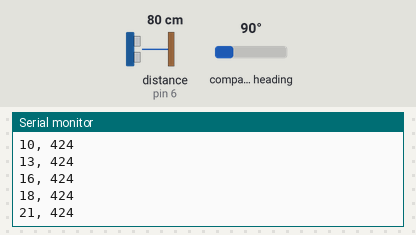
This sketch was run on a simulated Arduino Uno, built with avr-gcc and run on an emulated ATmega328P. Shown: the last lines printed to the serial monitor. Wiring (inferred from the names in the program): QMC5883L compass at I2C address 0x0D. The test bench sets the inputs (shaded band); at power-on: distance to the obstacle (sensor on pin 6) 80 cm, compass heading 90°. The echo pulse lasts 58.3 µs per cm; no radio packets arrive unless stated.

Above: at 1.2 s.
1.3 s: distance to the obstacle (sensor on pin 6) set to 2 cm
At 1.46 s:
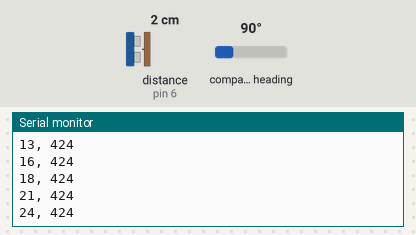
4.3 s: compass heading set to 7°
At 4.39 s:
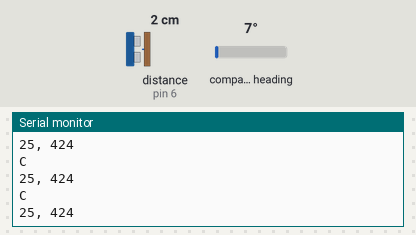
5.8 s: distance to the obstacle (sensor on pin 6) set to 4 cm
At 5.93 s:
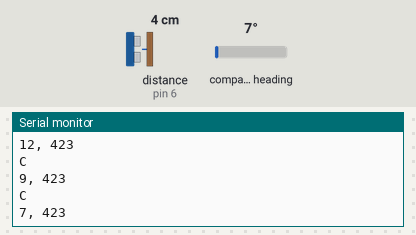
7.3 s: compass heading set to 90°
At 7.31 s:
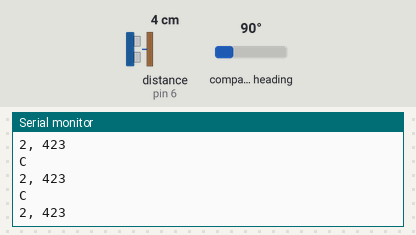
Timing chart, 0 to 10.3 s (numbered marks = the images above; inputs shaded):
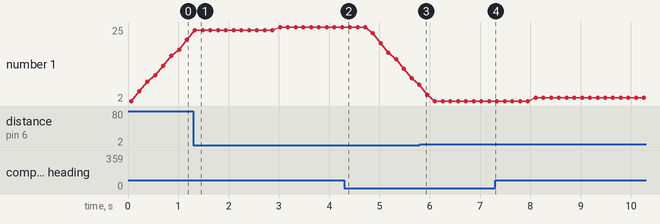

The sketch:

deviceSketch0.1.ino
```cpp
#include <SPI.h>
#include <nRF24L01.h>
#include <RF24.h>
#include <Wire.h>
#include <NewPing.h>

RF24 radio(10, 8); // CE, CSN
const byte address[6] = "00001";

#define TRIGGER_PIN  7
#define ECHO_PIN     6
#define MAX_DISTANCE 350
#define SIZE 30

#define addr 0x0D

NewPing sonar(TRIGGER_PIN, ECHO_PIN, MAX_DISTANCE);
unsigned short dataSet[SIZE], dataIdx=0;
unsigned short mean,sum,currentValue;

//**New Algorithm Inits**
long b_new=0, b_prev;
unsigned long runTime;

unsigned long distTimer;

//**flags
int checkMode = 0;

#define fieldLimit 10
#define distLimit 20

void sonicOutput(){
      sum=0;
      if(dataIdx<SIZE){
        dataIdx++;
      }else{
        dataIdx=0;
      }
      currentValue = sonar.ping_cm();
      dataSet[dataIdx]=currentValue;

      for(int i=0;i<SIZE;i++){
        sum+=dataSet[i];
      }
      mean = sum/SIZE;
      delay(50);
}

void detectionFunction(){
  int diff = b_new - b_prev;
  diff = abs(diff);
  if(diff > fieldLimit){
    Serial.println("Anomaly Detected in Local Field");
    Serial.print("B_NEW: ");
    Serial.print(b_new);
    Serial.print(", B_PREV: ");
    Serial.println(b_prev);

    Serial.print("Waiting for Distance Response");

    checkMode = 1;
    distTimer = millis();
  }
}

void setup() {
  dataSet[SIZE] = {0};
  Serial.begin(9600);
  radio.begin();
  radio.openWritingPipe(address);
  radio.setPALevel(RF24_PA_LOW);
  radio.stopListening();

  Wire.begin();
  Wire.beginTransmission(addr); //start talking
  Wire.write(0x0B); // Tell the HMC5883 to Continuously Measure
  Wire.write(0x01); // Set the Register
  Wire.endTransmission();
  Wire.beginTransmission(addr); //start talking
  Wire.write(0x09); // Tell the HMC5883 to Continuously Measure
  Wire.write(0x1D); // Set the Register
  Wire.endTransmission();

  runTime = millis();
}

void loop() {
  long x, y, z;
  sonicOutput();

  Wire.beginTransmission(addr);
  Wire.write(0x00); //start with register 3.
  Wire.endTransmission();

  //Read the data.. 2 bytes for each axis.. 6 total bytes
  Wire.requestFrom(addr, 6);
  if (6 <= Wire.available()) {
    x = Wire.read(); //MSB  x
    x |= Wire.read() << 8; //LSB  x
    z = Wire.read(); //MSB  z
    z |= Wire.read() << 8; //LSB z
    y = Wire.read(); //MSB y
    y |= Wire.read() << 8; //LSB y
  }
  x/=10;
  y/=10;
  z/=10;

  b_prev = b_new;
  b_new = sqrt(x*x + y*y + z*z);

  if(runTime > 2500){
    Serial.println("C");
    detectionFunction();
  }else{
    runTime = millis();
  }

  if(checkMode == 1){
    if((millis()-distTimer)>4000){
    checkMode = 0;

    Serial.print("DISTANCE: ");
    Serial.println(mean);
    if(mean<distLimit){
      Serial.println("**CAR DETECTED**");
      delay(2000);
     }
   }
  }

  char text[20];
  String str = String(mean) + ", " + String(b_new);
  str.toCharArray(text,20);
  radio.write(&text, sizeof(text));
  Serial.println(text);
  delay(100);
}
```

Measured:
- plotted number 1: 21 → 25 after the input at 1.3 s
